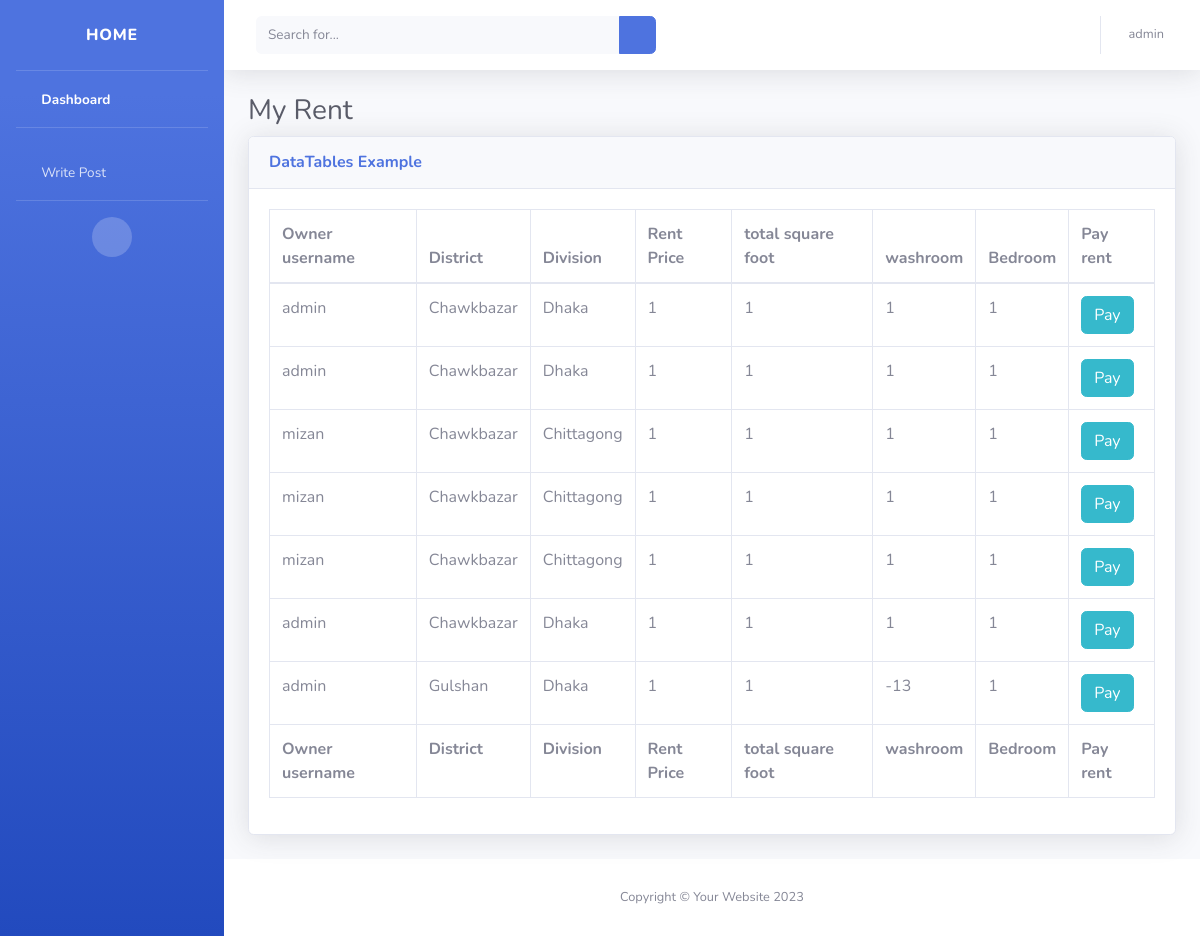
Before: /my_rent (signed in) with the older database file.
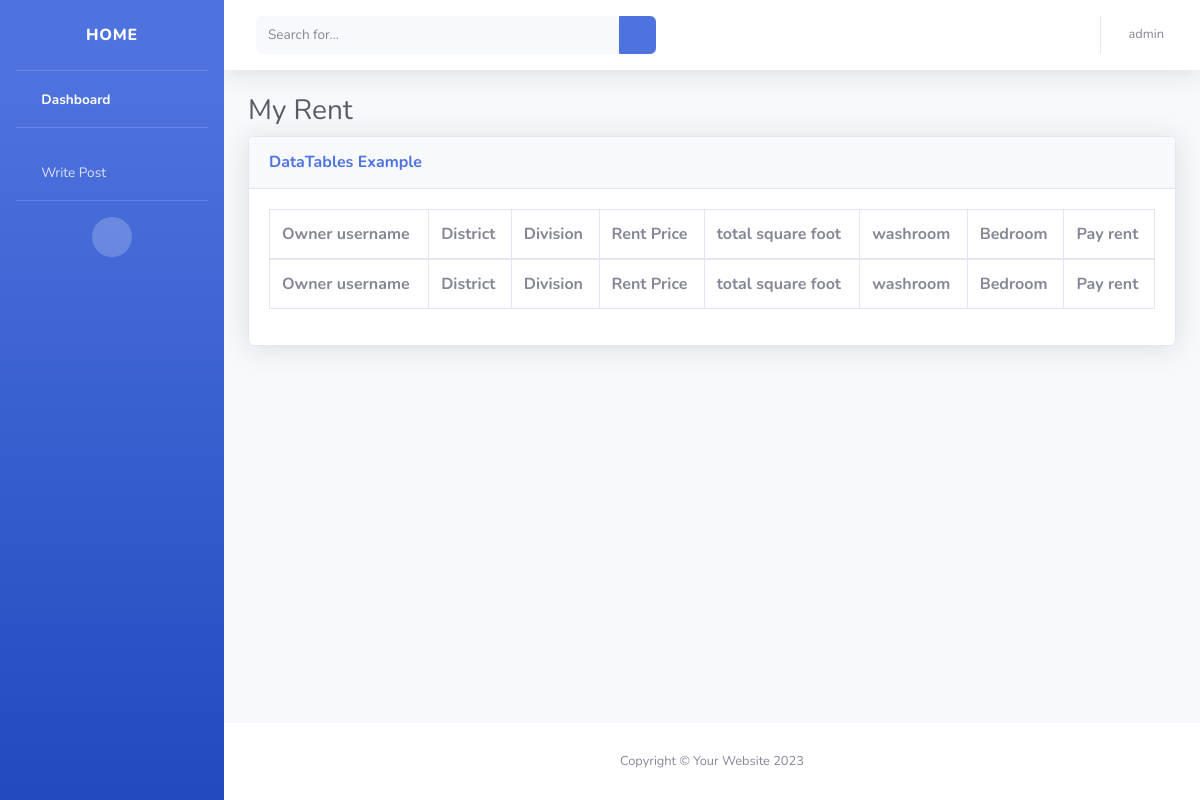
After: the same page with the newer database file.
### home/models.py (models this page shows, shortened)
class RentPurchaserDetails(models.Model):
    owner_name=models.CharField(max_length=300)
    buyer_name=models.CharField(max_length=300)
    district=models.CharField(max_length=300)
    division=models.CharField(max_length=300)
    rent_price=models.CharField(max_length=300)
    square_foot=models.CharField(max_length=300)
    washroom=models.CharField(max_length=300)
    bedroom=models.CharField(max_length=300)

### user_auth/views.py (the view)
# urls.py: path("my_rent",my_rent,name="my_rent"),
def my_rent(request):
    rent_details=RentPurchaserDetails.objects.filter(buyer_name=request.user).all()
    return render(request, 'user_auth/my_rent.html',{
        "rent_details":rent_details,
    })

### templates/user_auth/my_rent.html
{% extends "user_auth/base_user_dashboard.html" %}
{% load static %}
{% block content %}
             <div class="container-fluid">
                <h1 class="h3 mb-2 text-gray-800">My Rent </h1>
                <div class="card shadow mb-4">
                    <div class="card-header py-3">
                        <h6 class="m-0 font-weight-bold text-primary">DataTables Example</h6>
                    </div>
                    <div class="card-body">
                        <div class="table-responsive">
                            <table class="table table-bordered" id="dataTable" width="100%" cellspacing="0">
                                <thead>
                                    <tr>
                                        <th>Owner username</th>
                                        <th>District</th>
                                        <th>Division</th>
                                        <th>Rent Price</th>
                                        <th> total square foot</th>
                                        <th>washroom</th>
                                        <th>Bedroom</th>
                                        <th>Pay rent</th>
                                    </tr>
                                </thead>
                                <tfoot>
                                    <tr>
                                        <th>Owner username</th>
                                        <th>District</th>
                                        <th>Division</th>
                                        <th>Rent Price</th>
                                        <th> total square foot</th>
                                        <th>washroom</th>
                                        <th>Bedroom</th>
                                        <th>Pay rent</th>
                                    </tr>
                                </tfoot>
                                <tbody>
                                    {% for d in rent_details %}
                                    <tr>
                                        <td>{{ d.owner_name }}</td>
                                        <td>{{ d.district }}</td>
                                        <td>{{ d.division }}</td>
                                        <td>{{ d.rent_price }}</td>
                                        <td>{{ d.square_foot }}</td>
                                        <td>{{ d.washroom }}</td>
                                        <td>{{ d.bedroom }}</td>
                                        <td><a href="{% url "bill" d.id %}"><button class="btn btn-info">Pay</button></a></td>
                                    </tr>
                                    {% endfor %}
                                </tbody>
                            </table>
                        </div>
                    </div>
                </div>
            </div>
        </div>
{% endblock %}

### templates/user_auth/base_user_dashboard.html (shortened to what this page needs)
{% load static %}
<!DOCTYPE html>
<html lang="en">
<head>
    <link href={% static "user_auth/vendor/fontawesome-free/css/all.min.css" %} rel="stylesheet" type="text/css">
    <link href={% static "user_auth/css/sb-admin-2.min.css" %} rel="stylesheet">
</head>
<body id="page-top">
    <div id="wrapper">
        <ul class="navbar-nav bg-gradient-primary sidebar sidebar-dark accordion" id="accordionSidebar">
            <a class="sidebar-brand d-flex align-items-center justify-content-center" href="{% url 'index' %}">
                <div class="sidebar-brand-text mx-3">Home</div>
            </a>
            <hr class="sidebar-divider my-0">
            <li class="nav-item active">
                <a class="nav-link" href="{% url 'user_dashboard'%}">
                    <i class="fas fa-fw fa-tachometer-alt"></i>
                    <span>Dashboard</span></a>
            </li>
            <hr class="sidebar-divider">
            <li class="nav-item">
                <a class="nav-link collapsed" href="#" data-toggle="collapse" data-target="#collapseTwo"
                    aria-expanded="true" aria-controls="collapseTwo">
                    <i class="fas fa-fw fa-cog"></i>
                    <span>Write Post</span>
                </a>
            </li>
            <hr class="sidebar-divider d-none d-md-block">
            <div class="text-center d-none d-md-inline">
                <button class="rounded-circle border-0" id="sidebarToggle"></button>
            </div>
        </ul>
        <div id="content-wrapper" class="d-flex flex-column">
            <div id="content">
                <nav class="navbar navbar-expand navbar-light bg-white topbar mb-4 static-top shadow">
                    <form
                        class="d-none d-sm-inline-block form-inline mr-auto ml-md-3 my-2 my-md-0 mw-100 navbar-search">
                        <div class="input-group">
                            <input type="text" class="form-control bg-light border-0 small" placeholder="Search for..."
                                aria-label="Search" aria-describedby="basic-addon2">
                            <div class="input-group-append">
                                <button class="btn btn-primary" type="button">
                                    <i class="fas fa-search fa-sm"></i>
                                </button>
                            </div>
                        </div>
                    </form>
                    <ul class="navbar-nav ml-auto">
                        <li class="nav-item dropdown no-arrow">
                            <a class="nav-link dropdown-toggle" href="#" id="userDropdown" role="button"
                                data-toggle="dropdown" aria-haspopup="true" aria-expanded="false">
                                <span class="mr-2 d-none d-lg-inline text-gray-600 small">{{ request.user }}</span>
                            </a>
                        </li>
                    </ul>
                </nav>
                {% block content %} {% endblock %}
                <footer class="sticky-footer bg-white">
                    <div class="container my-auto">
                        <div class="copyright text-center my-auto">
                            <span>Copyright &copy; Your Website 2023</span>
                        </div>
                    </div>
                </footer>
            </div>
        </div>
</body>
</html>

Changed rows visible on the page:
removed RentPurchaserDetails: owner_name "admin", district "Chawkbazar", division "Dhaka", rent_price "1", square_foot "1", washroom "1", bedroom "1"
removed RentPurchaserDetails: owner_name "admin", district "Chawkbazar", division "Dhaka", rent_price "1", square_foot "1", washroom "1", bedroom "1"
removed RentPurchaserDetails: owner_name "mizan", district "Chawkbazar", division "Chittagong", rent_price "1", square_foot "1", washroom "1", bedroom "1"
removed RentPurchaserDetails: owner_name "mizan", district "Chawkbazar", division "Chittagong", rent_price "1", square_foot "1", washroom "1", bedroom "1"
removed RentPurchaserDetails: owner_name "mizan", district "Chawkbazar", division "Chittagong", rent_price "1", square_foot "1", washroom "1", bedroom "1"
removed RentPurchaserDetails: owner_name "admin", district "Chawkbazar", division "Dhaka", rent_price "1", square_foot "1", washroom "1", bedroom "1"
removed RentPurchaserDetails: owner_name "admin", district "Gulshan", division "Dhaka", rent_price "1", square_foot "1", washroom "-13", bedroom "1"
